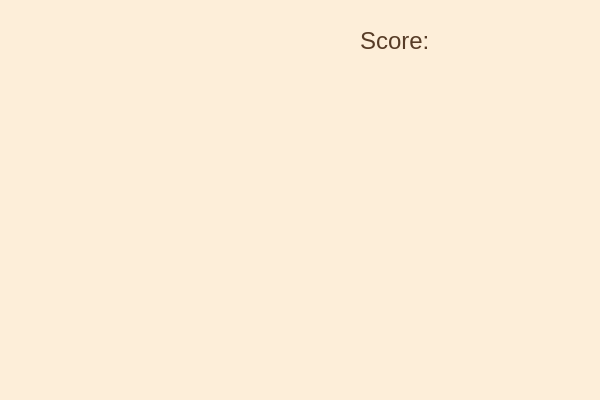
<?xml version="1.0" encoding="UTF-8"?>
<ui version="4.0">
 <class>MinigameClass</class>
 <widget class="QDialog" name="MinigameClass">
  <property name="geometry">
   <rect>
    <x>0</x>
    <y>0</y>
    <width>600</width>
    <height>400</height>
   </rect>
  </property>
  <property name="windowTitle">
   <string>Minigame</string>
  </property>
  <property name="styleSheet">
   <string notr="true"> background-color: #FDEED9;</string>
  </property>
  <widget class="QLabel" name="Score">
   <property name="geometry">
    <rect>
     <x>360</x>
     <y>10</y>
     <width>71</width>
     <height>61</height>
    </rect>
   </property>
   <property name="font">
    <font>
     <pointsize>18</pointsize>
    </font>
   </property>
   <property name="styleSheet">
    <string notr="true">color:#573C27
</string>
   </property>
   <property name="text">
    <string>Score:</string>
   </property>
  </widget>
  <widget class="QLabel" name="ScoreNumber">
   <property name="geometry">
    <rect>
     <x>440</x>
     <y>10</y>
     <width>151</width>
     <height>61</height>
    </rect>
   </property>
   <property name="font">
    <font>
     <pointsize>18</pointsize>
    </font>
   </property>
   <property name="styleSheet">
    <string notr="true">color:#573C27
</string>
   </property>
   <property name="text">
    <string/>
   </property>
  </widget>
  <widget class="QLabel" name="m_timerLabel">
   <property name="geometry">
    <rect>
     <x>-10</x>
     <y>20</y>
     <width>231</width>
     <height>61</height>
    </rect>
   </property>
   <property name="font">
    <font>
     <pointsize>18</pointsize>
    </font>
   </property>
   <property name="styleSheet">
    <string notr="true">color:#573C27
</string>
   </property>
   <property name="text">
    <string/>
   </property>
  </widget>
 </widget>
 <layoutdefault spacing="6" margin="11"/>
 <resources>
  <include location="Client.qrc"/>
 </resources>
 <connections/>
</ui>
